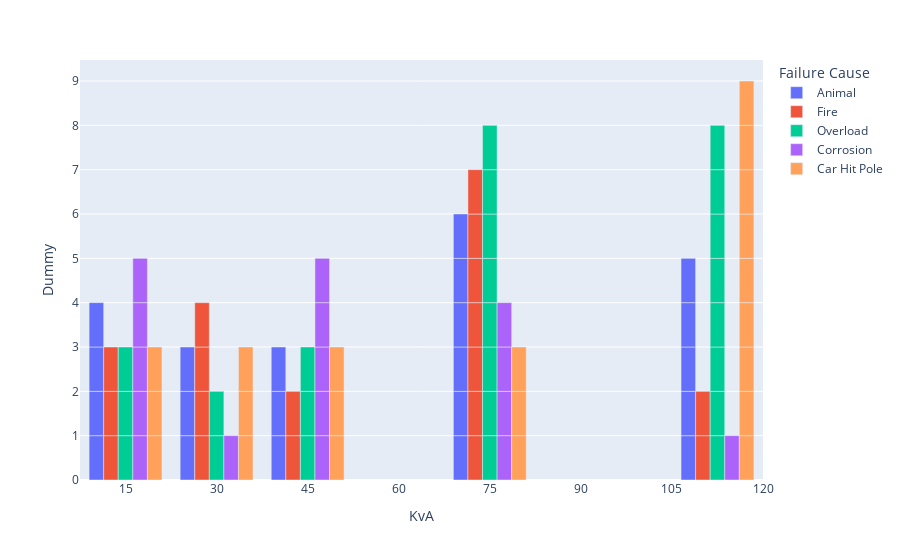

Write notebook code for a chart like this one.
### Code cell
fig = px.bar(df, x="KvA", y="Dummy", color="Failure Cause", barmode='group')
fig.show()

### Figure 1 — Plotly figure (JSON) as saved in the notebook; plotly's stock layout.template omitted (floating-point values rounded to 4 significant figures)
{"data": [{"alignmentgroup": "True", "hovertemplate": "Failure Cause=Animal<br>KvA=%{x}<br>Dummy=%{y}<extra></extra>", "legendgroup": "Animal", "marker": {"color": "#636efa", "pattern": {"shape": ""}}, "name": "Animal", "offsetgroup": "Animal", "orientation": "v", "showlegend": true, "textposition": "auto", "type": "bar", "x": [45, 112.5, 75, 75, 75, 75, 30, 112.5, 75, 30, 15, 112.5, 30, 112.5, 112.5, 15, 45, 15, 15, 75, 45], "xaxis": "x", "y": [1, 1, 1, 1, 1, 1, 1, 1, 1, 1, 1, 1, 1, 1, 1, 1, 1, 1, 1, 1, 1], "yaxis": "y"}, {"alignmentgroup": "True", "hovertemplate": "Failure Cause=Fire<br>KvA=%{x}<br>Dummy=%{y}<extra></extra>", "legendgroup": "Fire", "marker": {"color": "#EF553B", "pattern": {"shape": ""}}, "name": "Fire", "offsetgroup": "Fire", "orientation": "v", "showlegend": true, "textposition": "auto", "type": "bar", "x": [75, 75, 45, 45, 75, 112.5, 30, 112.5, 30, 75, 75, 30, 75, 15, 30, 75, 15, 15], "xaxis": "x", "y": [1, 1, 1, 1, 1, 1, 1, 1, 1, 1, 1, 1, 1, 1, 1, 1, 1, 1], "yaxis": "y"}, {"alignmentgroup": "True", "hovertemplate": "Failure Cause=Overload<br>KvA=%{x}<br>Dummy=%{y}<extra></extra>", "legendgroup": "Overload", "marker": {"color": "#00cc96", "pattern": {"shape": ""}}, "name": "Overload", "offsetgroup": "Overload", "orientation": "v", "showlegend": true, "textposition": "auto", "type": "bar", "x": [15, 112.5, 75, 15, 112.5, 112.5, 75, 75, 30, 75, 75, 45, 45, 45, 112.5, 75, 112.5, 15, 75, 112.5, 112.5, 112.5, 30, 75], "xaxis": "x", "y": [1, 1, 1, 1, 1, 1, 1, 1, 1, 1, 1, 1, 1, 1, 1, 1, 1, 1, 1, 1, 1, 1, 1, 1], "yaxis": "y"}, {"alignmentgroup": "True", "hovertemplate": "Failure Cause=Corrosion<br>KvA=%{x}<br>Dummy=%{y}<extra></extra>", "legendgroup": "Corrosion", "marker": {"color": "#ab63fa", "pattern": {"shape": ""}}, "name": "Corrosion", "offsetgroup": "Corrosion", "orientation": "v", "showlegend": true, "textposition": "auto", "type": "bar", "x": [45, 15, 45, 15, 30, 45, 75, 75, 15, 75, 15, 45, 75, 45, 15, 112.5], "xaxis": "x", "y": [1, 1, 1, 1, 1, 1, 1, 1, 1, 1, 1, 1, 1, 1, 1, 1], "yaxis": "y"}, {"alignmentgroup": "True", "hovertemplate": "Failure Cause=Car Hit Pole<br>KvA=%{x}<br>Dummy=%{y}<extra></extra>", "legendgroup": "Car Hit Pole", "marker": {"color": "#FFA15A", "pattern": {"shape": ""}}, "name": "Car Hit Pole", "offsetgroup": "Car Hit Pole", "orientation": "v", "showlegend": true, "textposition": "auto", "type": "bar", "x": [30, 15, 112.5, 30, 112.5, 15, 30, 112.5, 45, 75, 45, 112.5, 75, 112.5, 112.5, 112.5, 45, 112.5, 112.5, 75, 15], "xaxis": "x", "y": [1, 1, 1, 1, 1, 1, 1, 1, 1, 1, 1, 1, 1, 1, 1, 1, 1, 1, 1, 1, 1], "yaxis": "y"}], "layout": {"barmode": "group", "legend": {"title": {"text": "Failure Cause"}, "tracegroupgap": 0}, "margin": {"t": 60}, "xaxis": {"anchor": "y", "domain": [0, 1], "title": {"text": "KvA"}}, "yaxis": {"anchor": "x", "domain": [0, 1], "title": {"text": "Dummy"}}}}
